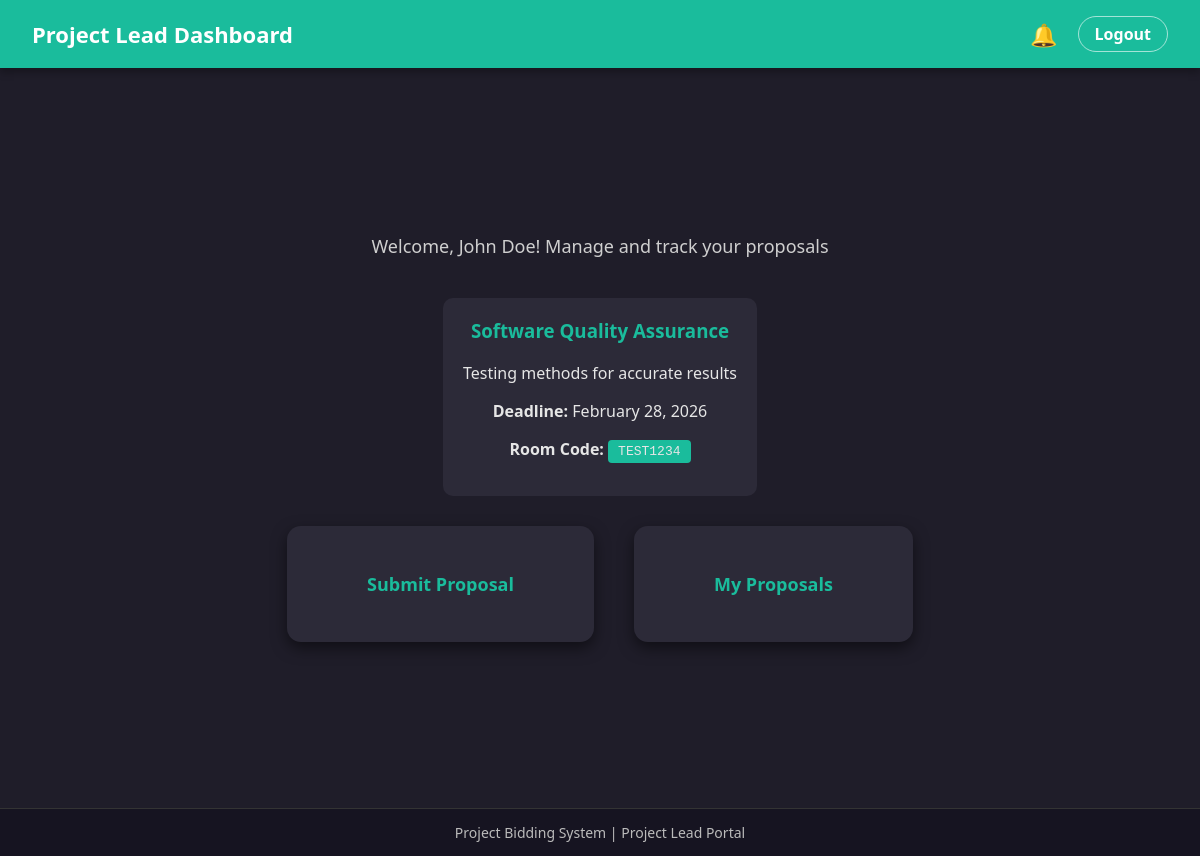
The page /Main/PLmain.php (signed in) on the database its author committed.
### tables this page shows
CREATE TABLE `project` (
  `id` int(11) NOT NULL,
  `title` varchar(255) NOT NULL,
  `description` text NOT NULL,
  `deadline` date NOT NULL,
  `room_code` varchar(20) NOT NULL
);

### Main/PLmain.php (the view, shortened to what this page needs)
<?php
include "db.php";
$user = $_SESSION['user'];
$userName = $user['name'];
$userRoom = $user['room_code'];
$projectInfo = null;
if ($userRoom) {
    $stmt = $conn->prepare("SELECT * FROM project WHERE room_code = ?");
    $stmt->bind_param("s", $userRoom);
    $stmt->execute();
    $result = $stmt->get_result();
    $projectInfo = $result->fetch_assoc();
}
?>
<!DOCTYPE html>
<html lang="en">
<head>
</head>
<body>
<header>
    <h1>Project Lead Dashboard</h1>
    <div class="nav-right">
        <a href="#" class="notification" title="Notifications">
            🔔
        </a>
        <a href="index.php" class="logout">Logout</a>
    </div>
</header>
<div class="container">
    <div class="welcome">
        Welcome, <?= htmlspecialchars($userName) ?>! Manage and track your proposals
    </div>
    <?php if ($projectInfo): ?>
    <div class="project-info">
        <h3><?= htmlspecialchars($projectInfo['title']) ?></h3>
        <p><?= htmlspecialchars($projectInfo['description']) ?></p>
        <p><strong>Deadline:</strong> <?= date('F d, Y', strtotime($projectInfo['deadline'])) ?></p>
        <p><strong>Room Code:</strong> <span style="background:#1abc9c;padding:4px 10px;border-radius:4px;font-family:monospace;"><?= $projectInfo['room_code'] ?></span></p>
    </div>
    <?php endif; ?>
    <div class="cards">
        <div class="card" onclick="openModal('submitProposalModal')">
            Submit Proposal
        </div>
        <div class="card" onclick="openModal('myProposalsModal')">
            My Proposals
        </div>
    </div>
</div>
<footer>
    <span>Project Bidding System | Project Lead Portal</span>
</footer>
</body>
</html>

### Main/PLmain.php (style rules this page uses)
body { margin: 0; font-family: "Segoe UI", Arial, sans-serif; background: #1f1d29; color: #e6e6e6; }
header { background: #1abc9c; color: white; padding: 16px 32px; display: flex; justify-content: space-between; align-items: center; box-shadow: 0 4px 8px rgba(0,0,0,0.3); }
header h1 { margin: 0; font-size: 22px; }
.nav-right { display: flex; align-items: center; gap: 20px; }
.notification { position: relative; font-size: 22px; color: white; text-decoration: none; }
.logout { text-decoration: none; color: white; font-weight: 600; border: 1px solid rgba(255,255,255,0.6); padding: 6px 16px; border-radius: 20px; transition: all 0.3s ease; }
.container { min-height: calc(100vh - 140px); display: flex; flex-direction: column; align-items: center; justify-content: center; padding: 40px 20px; }
.welcome { margin-bottom: 40px; font-size: 18px; color: #cfcfcf; text-align: center; }
.project-info { background: #2c2a38; padding: 20px; border-radius: 10px; margin-bottom: 30px; max-width: 600px; text-align: center; }
.project-info h3 { color: #1abc9c; margin-top: 0; }
.cards { display: flex; gap: 40px; }
.card { background: #2c2a38; padding: 46px 80px; border-radius: 14px; box-shadow: 0 6px 15px rgba(0,0,0,0.5); font-size: 18px; font-weight: 600; text-align: center; color: #1abc9c; cursor: pointer; transition: all 0.4s ease; }
footer { background: #161421; color: #bbb; text-align: center; padding: 14px; font-size: 14px; border-top: 1px solid #333333; }

### rows shown on the page
project: title "Software Quality Assurance", description "Testing methods for accurate results", deadline "February 28, 2026", room_code "TEST1234"

### other values the page prints
$userName "John Doe"
